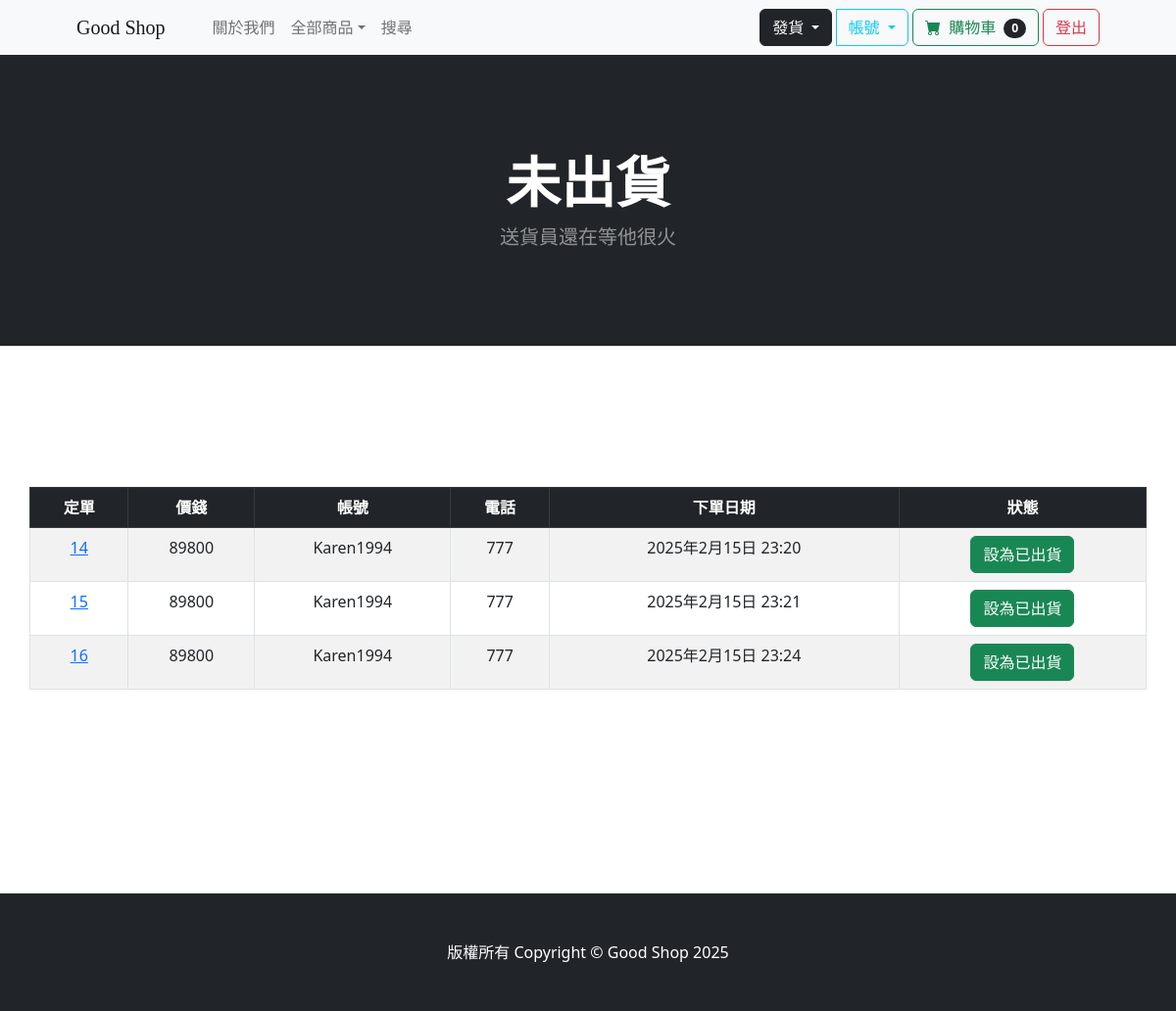
Page /payment/not_shipped_dash (signed in) on the committed database.
### payment/models.py (models this page shows, shortened)
class Order(models.Model):
    user = models.ForeignKey(User, on_delete = models.CASCADE)
    full_name = models.CharField(max_length=255)
    email = models.EmailField(max_length=255, null=True, blank=True)
    phone = models.CharField(max_length=20)
    shipping_address = models.TextField(max_length=16384)
    amount_pay = models.IntegerField()
    date_ordered = models.DateTimeField(auto_now_add=True)
    shipped = models.BooleanField(default=False)
    date_shipped = models.DateTimeField(blank=True, null=True)

### payment/views.py (the view, shortened to what this page needs)
# urls.py: path('not_shipped_dash', views.not_shipped_dash, name="not_shipped_dash"),
def not_shipped_dash(request):
    if request.user.is_authenticated and request.user.is_superuser:
        orders = Order.objects.filter(shipped=False)
        return render(request, 'payment/not_shipped_dash.html', {"orders":orders})
    else:
        messages.error(request,'你沒有權限瀏覽此頁面')
        return redirect("home")

### cart/cart.py (called while the page is built)
    def __len__(self):
        return len(self.cart)

### cart/context_processors.py (called while the page is built)
def cart(request):
    return {'cart':Cart(request)}

### payment/templates/payment/not_shipped_dash.html (shortened to what this page needs)
{% extends 'base.html' %}
{% load static %}
{% block content %}
<header class="bg-dark py-5">
    <div class="container px-4 px-lg-5 my-5">
        <div class="text-center text-white">
            <h1 class="display-4 fw-bolder">未出貨</h1>
            <p class="lead fw-normal text-white-50 mb-0">送貨員還在等他很火</p>
        </div>
    </div>
</header>
<br/><br/>
<br/><br/>
<br/><br/>
{% if orders|length == 0 %}
<div class="container">
    <div class="text-center">
        <strong><h1 style="color: red;">所有訂單皆已出貨</h1></strong>
    </div>
    <br/>
    <div class="text-center">
        <img src="{% static 'wayne75525-bd.gif' %}" class="rounded img-fluid">
    </div>
</div>
{% else %}
    <div class="container">
        <div class="row text-center">
            <table class="table table-striped  table-hover table-bordered">
                <thead class="table-dark">
                <tr>
                    <th scope="col">定單</th>
                    <th scope="col">價錢</th>
                    <th scope="col">帳號</th>
                    <th scope="col">電話</th>
                    <th scope="col">下單日期</th>
                    <th scope="col">狀態</th>
                </tr>
                </thead>
                <tbody>
                {% for item in orders %}
                <tr>
                    <td><a href="{% url 'orders' item.id %}">{{ item.id }}</a></td>
                    <td>{{ item.amount_pay }}</td>
                    <td>{{ item.user }}</td>
                    <td>{{ item.phone }}</td>
                    <td>{{ item.date_ordered }}</td>
                    <td>
                        <form method="POST">
                            <button type="submit" class="btn btn-success">設為已出貨</button>
                        </form>
                    </td>
                </tr>
                {% endfor %}
                </tbody>
            </table>
    </div>
</div>
{% endif %}
<br/><br/>
<br/><br/>
<br/><br/>
<br/><br/>
{% endblock %}

### rows in the picture
Order: id "14", amount_pay "89800", user "Karen1994", phone "777", date_ordered "2025年2月15日 23:20"
Order: id "15", amount_pay "89800", user "Karen1994", phone "777", date_ordered "2025年2月15日 23:21"
Order: id "16", amount_pay "89800", user "Karen1994", phone "777", date_ordered "2025年2月15日 23:24"

### other values in the picture
{{ cart|length }} "0"
